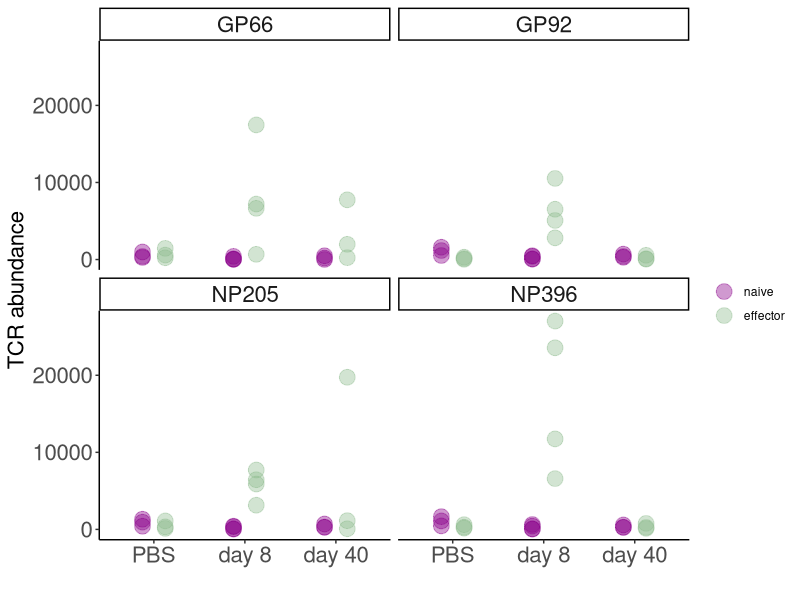

Write R code to recreate this figure.
library(ggplot2)
library(reshape)
library(stringr)

gp66naive<-read.csv("data/LCMVdata/NaiveGP66_UMI.csv")
gp66eff<-read.csv("data/LCMVdata/E_GP66_UMI.csv")

gp92naive<-read.csv("data/LCMVdata/NaiveGP92_UMI.csv")
gp92eff<-read.csv("data/LCMVdata/E_GP92_UMI.csv")

np205naive<-read.csv("data/LCMVdata/NaiveNP205_UMI.csv")
np205eff<-read.csv("data/LCMVdata/E_NP205_UMI.csv")

np396naive<-read.csv("data/LCMVdata/NaiveNP396_UMI.csv")
np396eff<-read.csv("data/LCMVdata/E_NP396_UMI.csv")

gp66naive_c<-colSums(gp66naive[,2:11])
gp66eff_c<-colSums(gp66eff[,2:11])

gp92naive_c<-colSums(gp92naive[,2:11])
gp92eff_c<-colSums(gp92eff[,2:11])

np205naive_c<-colSums(np205naive[,2:11])
np205eff_c<-colSums(np205eff[,2:11])

np396naive_c<-colSums(np396naive[,2:11])
np396eff_c<-colSums(np396eff[,2:11])

## Section A - total counts (Fig 5B)

counts_gp66<-data.frame(t(rbind(gp66naive_c,gp66eff_c)))
colnames(counts_gp66)<-c("naive", "effector")
counts_gp66$id<-rownames(counts_gp66)
counts_gp66[c("epitope","LCMV", "mouse")]<-str_split_fixed(counts_gp66$id, "[.]", 3)

g<-counts_gp66[(counts_gp66$LCMV == "LCMV8"),]
print(wilcox.test(g$effector,counts_gp66$naive))

counts_gp66_m<-melt(counts_gp66)

counts_gp92<-data.frame(t(rbind(gp92naive_c,gp92eff_c)))
colnames(counts_gp92)<-c("naive", "effector")
counts_gp92$id<-rownames(counts_gp92)
counts_gp92[c("epitope","LCMV", "mouse")]<-str_split_fixed(counts_gp92$id, "[.]", 3)

g<-counts_gp92[(counts_gp92$LCMV == "LCMV8"),]
print(wilcox.test(g$effector,counts_gp92$naive))

counts_gp92_m<-melt(counts_gp92)

counts_np205<-data.frame(t(rbind(np205naive_c,np205eff_c)))
colnames(counts_np205)<-c("naive", "effector")
counts_np205$id<-rownames(counts_np205)
counts_np205[c("epitope","LCMV", "mouse")]<-str_split_fixed(counts_np205$id, "[.]", 3)

g<-counts_np205[(counts_np205$LCMV == "LCMV8"),]
print(wilcox.test(g$effector,counts_np205$naive))

counts_np205_m<-melt(counts_np205)

counts_np396<-data.frame(t(rbind(np396naive_c,np396eff_c)))
colnames(counts_np396)<-c("naive", "effector")
counts_np396$id<-rownames(counts_np396)
counts_np396[c("epitope","LCMV", "mouse")]<-str_split_fixed(counts_np396$id, "[.]", 3)

g<-counts_np396[(counts_np396$LCMV == "LCMV8"),]
print(wilcox.test(g$effector,counts_np396$naive))

counts_np396_m<-melt(counts_np396)

counts_m<-rbind(counts_gp66_m, counts_gp92_m, counts_np205_m, counts_np396_m)


counts_m$LCMV<-factor(counts_m$LCMV, levels = c("PBS", "LCMV8", "LCMV40"))

p<-ggplot(counts_m) + 
  geom_point(aes(x = LCMV, y = value, color = variable), 
              position = position_dodge(width = 0.5), size = 5, alpha = 0.4) +
  labs(y = "TCR abundance", x = "", col = "") +
  scale_x_discrete(labels = c("PBS", "day 8", "day 40")) +
  scale_colour_manual(values = c(effector = "darkseagreen", naive = "darkmagenta")) +
  facet_wrap(vars(epitope), ncol=2) +
  theme_classic() + # keep the theme consistent for all our plots
  theme(axis.text=element_text(size=16),
        axis.title=element_text(size=16),
        title=element_text(size=14),
        strip.text = element_text(size=16))

svg("output_figures/Fig5b_abundance_TCR_LCMV.svg")
print(p)
dev.off()
